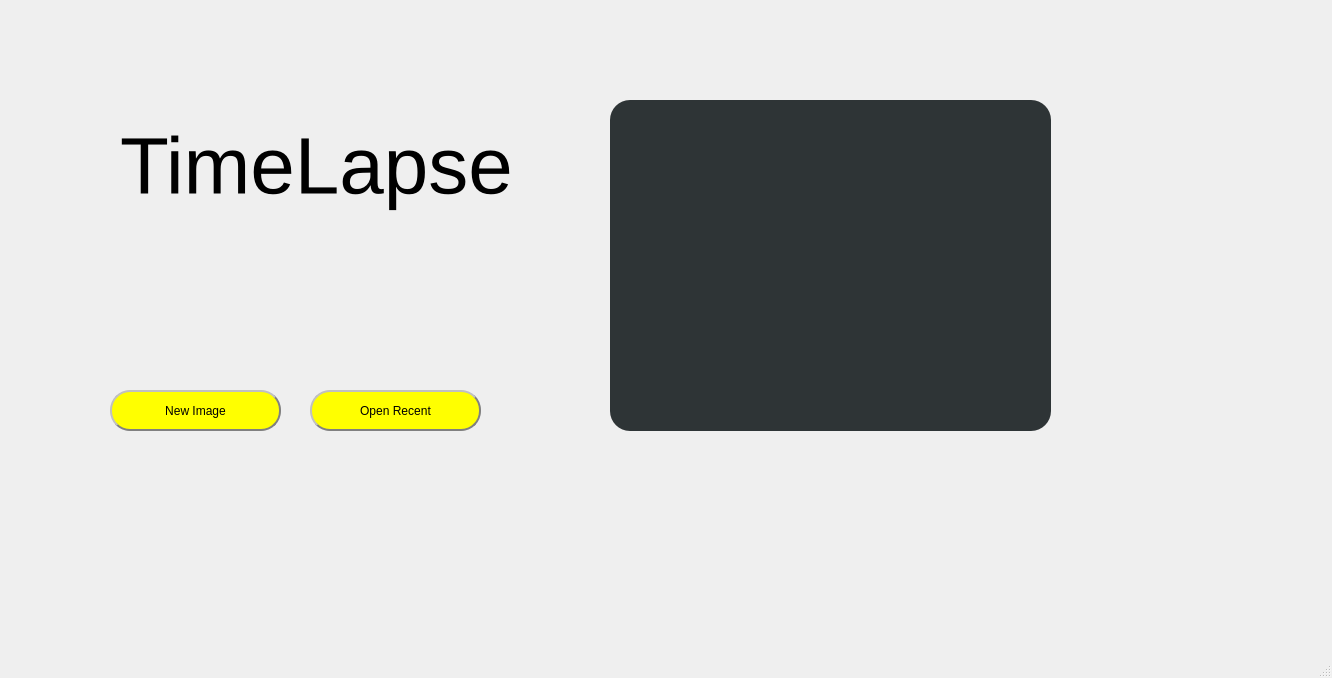
<?xml version="1.0" encoding="UTF-8"?>
<ui version="4.0">
 <class>MainWindow</class>
 <widget class="QMainWindow" name="MainWindow">
  <property name="geometry">
   <rect>
    <x>0</x>
    <y>0</y>
    <width>1332</width>
    <height>678</height>
   </rect>
  </property>
  <property name="windowTitle">
   <string>MainWindow</string>
  </property>
  <widget class="QWidget" name="centralwidget">
   <widget class="QPushButton" name="newImage">
    <property name="geometry">
     <rect>
      <x>110</x>
      <y>390</y>
      <width>171</width>
      <height>41</height>
     </rect>
    </property>
    <property name="cursor">
     <cursorShape>PointingHandCursor</cursorShape>
    </property>
    <property name="styleSheet">
     <string notr="true">QPushButton#newImage{
                 background-color: Yellow;
                 color: black; 
                 border-radius: 20px;
                 border: 2px groove gray;
                 border-style: outset;
}</string>
    </property>
    <property name="text">
     <string>New Image</string>
    </property>
    <property name="flat">
     <bool>false</bool>
    </property>
   </widget>
   <widget class="QLabel" name="timelapseHeading">
    <property name="geometry">
     <rect>
      <x>120</x>
      <y>90</y>
      <width>421</width>
      <height>151</height>
     </rect>
    </property>
    <property name="font">
     <font>
      <pointsize>60</pointsize>
     </font>
    </property>
    <property name="text">
     <string>TimeLapse</string>
    </property>
   </widget>
   <widget class="QWidget" name="videocontainer" native="true">
    <property name="geometry">
     <rect>
      <x>610</x>
      <y>100</y>
      <width>441</width>
      <height>331</height>
     </rect>
    </property>
    <property name="styleSheet">
     <string notr="true">QWidget#videocontainer{
	background-color: rgb(46, 52, 54);
	border-radius:20px;
	
}</string>
    </property>
   </widget>
   <widget class="QPushButton" name="openrecent">
    <property name="geometry">
     <rect>
      <x>310</x>
      <y>390</y>
      <width>171</width>
      <height>41</height>
     </rect>
    </property>
    <property name="cursor">
     <cursorShape>PointingHandCursor</cursorShape>
    </property>
    <property name="styleSheet">
     <string notr="true">QPushButton#openrecent{
                 background-color: Yellow;
                 color: black; 
                 border-radius: 20px;
                 border: 2px groove gray;
                 border-style: outset;
}</string>
    </property>
    <property name="text">
     <string>Open Recent</string>
    </property>
    <property name="flat">
     <bool>false</bool>
    </property>
   </widget>
  </widget>
  <widget class="QMenuBar" name="menubar">
   <property name="geometry">
    <rect>
     <x>0</x>
     <y>0</y>
     <width>1332</width>
     <height>22</height>
    </rect>
   </property>
  </widget>
  <widget class="QStatusBar" name="statusbar"/>
 </widget>
 <resources/>
 <connections/>
</ui>
